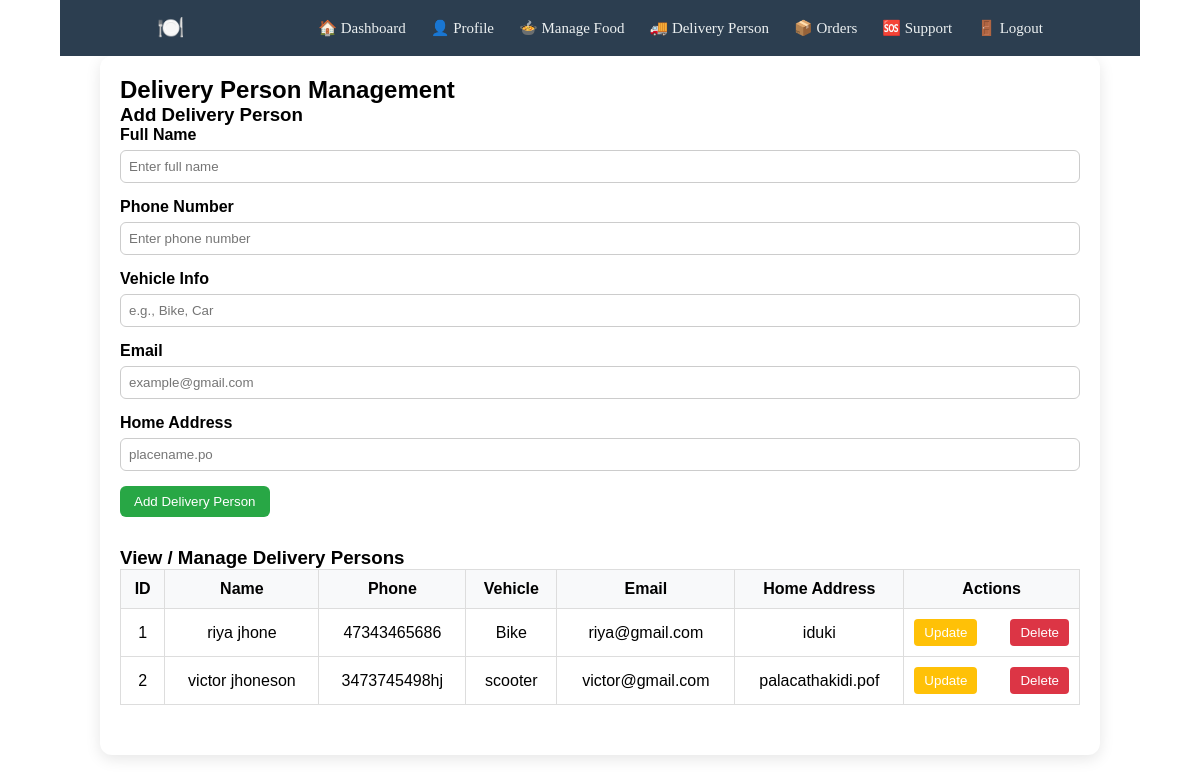
/restaruant/delivery-person.php, run on the app's committed database.
### tables this page shows
CREATE TABLE `delivery_person_tb` (
  `id` int(10) UNSIGNED NOT NULL,
  `full_name` varchar(100) NOT NULL,
  `phone` varchar(255) NOT NULL,
  `vehicle` varchar(100) NOT NULL,
  `email` varchar(200) NOT NULL,
  `address` varchar(250) NOT NULL,
  `res_id` int(10) UNSIGNED NOT NULL
);

### restaruant/delivery-person.php (the view, shortened to what this page needs)
<?php
include "../admin/connection/connect.php";
include "includes/side-bar.php";
?>
<link rel="stylesheet" href="css/delivery-person.css">
<div class="delivery-person-management">
    <h2>Delivery Person Management</h2>
    <div class="dp-section">
        <h3>Add Delivery Person</h3>
        <form class="dp-form" actions="" method="POST">
            <div class="form-group">
                <label>Full Name</label>
                <input type="text" name="name" placeholder="Enter full name">
            </div>
            <div class="form-group">
                <label>Phone Number</label>
                <input type="text" name="phone" placeholder="Enter phone number">
            </div>
            <div class="form-group">
                <label>Vehicle Info</label>
                <input type="text" name="vehicle" placeholder="e.g., Bike, Car">
            </div>
            <div class="form-group">
                <label>Email</label>
                <input type="email" name="email" placeholder="example@gmail.com">
            </div>
            <div class="form-group">
                <label>Home Address</label>
                <input type="address" name="address" placeholder="placename.po">
            </div>
            <button type="submit" name="submit" class="add-btn">Add Delivery Person</button>
        </form>
    </div>
    <div class="dp-section">
        <h3>View / Manage Delivery Persons</h3>
        <table class="dp-table">
            <thead>
                <tr>
                    <th>ID</th>
                    <th>Name</th>
                    <th>Phone</th>
                    <th>Vehicle</th>
                    <th>Email</th>
                    <th>Home Address</th>
                    <th>Actions</th>
                </tr>
            </thead>
            <tbody>
                <?php
                    $sql2 = "SELECT * FROM delivery_person_tb";
                    $res2 = mysqli_query($conn,$sql2);
                    $sn=1;
                    while($row = mysqli_fetch_array($res2))
                        {
                            ?>
                            <tr>
                                <td><?php echo $sn;?></td>
                                    <td><?php echo $row["full_name"];?></td>
                                    <td><?php echo $row["phone"];?></td>
                                    <td><?php echo $row["vehicle"];?></td>
                                    <td><?php echo $row["email"];?></td>
                                    <td><?php echo $row["address"];?></td>
                                    <td>
                                   <div class="fle-btn">
                                       <a href="<?php echo $SITEURL;?>restaruant/update-delivery-person.php?id=<?php echo$row["id"];?>">
                                           <button class="update-btn">Update</button>
                                       </a>
                                       <br>
                                       <a href="<?php echo $SITEURL;?>restaruant/delete-delivery-person.php?id=<?php echo$row["id"];?>">
                                           <button class="delete-btn">Delete</button>
                                       </a>
                                   </div>
                                </td>
                            </tr>
                            <?php
                            $sn++;
                        }
                ?>
            </tbody>
        </table>
    </div>
</div>

### restaruant/css/delivery-person.css (style rules this page uses)
.delivery-person-management { max-width: 1000px; margin: auto; padding: 20px; background: #fff; border-radius: 12px; box-shadow: 0 4px 15px rgba(0,0,0,0.1); font-family: Arial, sans-serif; }
.dp-section { margin-bottom: 30px; }
.dp-form .form-group { margin-bottom: 15px; }
.dp-form label { display: block; font-weight: bold; margin-bottom: 6px; }
.dp-form input { width: 100%; padding: 8px; border: 1px solid #ccc; border-radius: 6px; }
.add-btn { padding: 8px 14px; background: #28a745; color: white; border: none; border-radius: 6px; cursor: pointer; }
.dp-table { width: 100%; border-collapse: collapse; }
.dp-table th, .dp-table td { border: 1px solid #ddd; padding: 10px; text-align: center; }
.dp-table th { background: #f8f9fa; }
.update-btn { background: #ffc107; color: white; border: none; padding: 6px 10px; border-radius: 4px; cursor: pointer; margin-right: 4px; }
.delete-btn { background: #dc3545; color: white; border: none; padding: 6px 10px; border-radius: 4px; cursor: pointer; }
.fle-btn { display: flex; justify-content: space-between; }

### restaruant/includes/side-bar.php (style rules this page uses)
* { margin: 0; padding: 0; box-sizing: border-box; }
body, html { margin: 0; padding: 0; }

### data on the page
delivery_person_tb: full_name "riya jhone", phone "47343465686", vehicle "Bike", email "riya@gmail.com", address "iduki"
delivery_person_tb: full_name "victor jhoneson", phone "3473745498hj", vehicle "scooter", email "victor@gmail.com", address "palacathakidi.pof"
